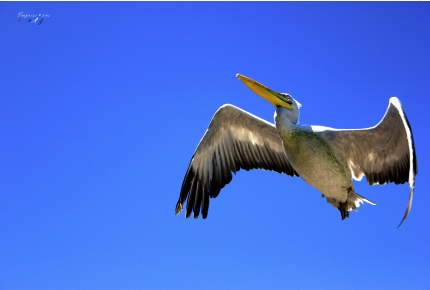
#> input picture Project_3/bird.png, 430 x 290 px
$ jupyter execute --allow-errors svd_2.ipynb
#> lines starting #> are read from the running program, lines starting #| are printed output that depends on the picture
# Activity 1

[cell 1]
import numpy as np
import matplotlib.pyplot as plt
from skimage import io, transform


def compress_image_and_plot(k_values):
    # Load a color image
    RGB = io.imread('bird.png')
#> RGB is the input picture: shape (290, 430, 4); mean R, G, B, A 70.4, 110.9, 223.2, 255

    # Resize the image to 512 by 512
    RGB_resized = transform.resize(RGB, (512, 512))
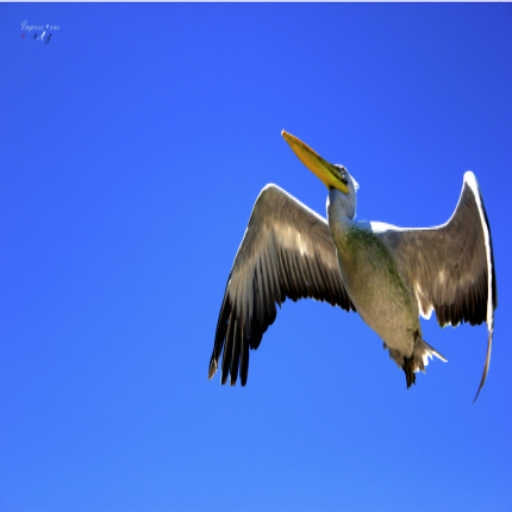
#> RGB_resized: shape (512, 512, 4) float64; mean R, G, B, A 0.276, 0.435, 0.875, 1

    # Flatten each color channel for SVD
    flat_shape = RGB_resized.shape[0], -1
    R_flat = RGB_resized[:, :, 0].reshape(flat_shape)
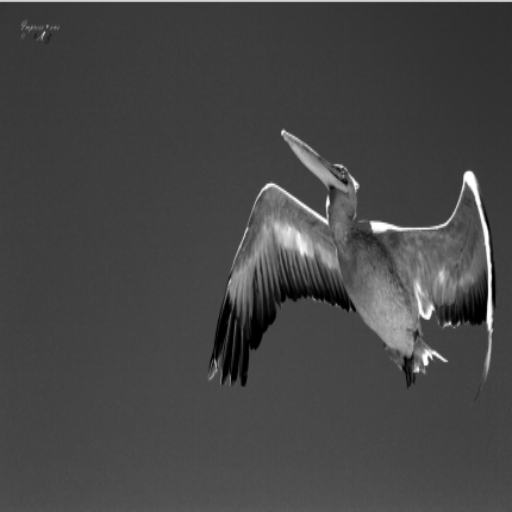
#> R_flat: shape (512, 512) float64; min 0, max 1, mean 0.276
    G_flat = RGB_resized[:, :, 1].reshape(flat_shape)
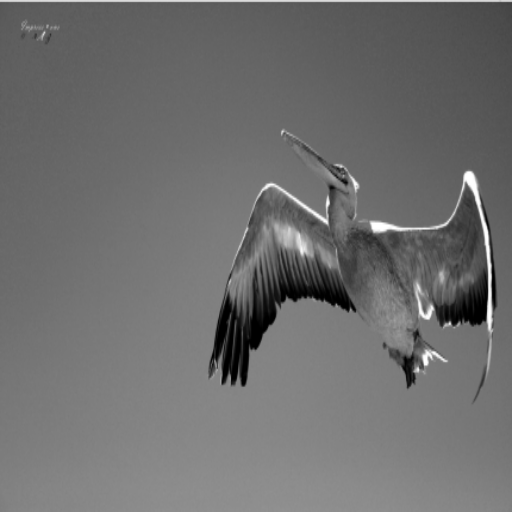
#> G_flat: shape (512, 512) float64; min 0, max 1, mean 0.435
    B_flat = RGB_resized[:, :, 2].reshape(flat_shape)
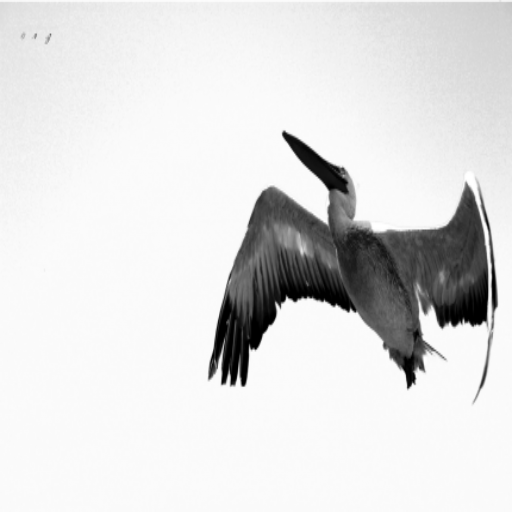
#> B_flat: shape (512, 512) float64; min 0, max 1, mean 0.875

    # Initialize subplots
    num_plots = len(k_values) + 1
    num_rows = 2
    num_cols = 2

    plt.figure(figsize=(12, 12))

    # Plot the original image
    plt.subplot(num_rows, num_cols, 1)
    plt.imshow(RGB_resized)
    plt.axis('image')
    plt.title('ORIGINAL')

    # Iterate over different values of k
    for i, k in enumerate(k_values):
        # Perform SVD on each color channel
        U_R, S_R, Vt_R = np.linalg.svd(R_flat, full_matrices=False)
        U_G, S_G, Vt_G = np.linalg.svd(G_flat, full_matrices=False)
        U_B, S_B, Vt_B = np.linalg.svd(B_flat, full_matrices=False)

        # Reconstruct compressed color channels
        R_comp = U_R[:, :k] @ np.diag(S_R[:k]) @ Vt_R[:k, :]
        G_comp = U_G[:, :k] @ np.diag(S_G[:k]) @ Vt_G[:k, :]
        B_comp = U_B[:, :k] @ np.diag(S_B[:k]) @ Vt_B[:k, :]

        # Stack the compressed color channels to get the compressed color image
        RGB_comp = np.stack([R_comp, G_comp, B_comp], axis=-1)

        # Plot the compressed image
        plt.subplot(num_rows, num_cols, i + 2)
        plt.imshow(RGB_comp)
        plt.axis('image')
        plt.title(f'k = {k}')
#> this loop made 3 passes
#> pass 1, in compress_image_and_plot, `U_R, S_R, Vt_R = np.linalg.svd(R_flat, full_matrices=False)`:
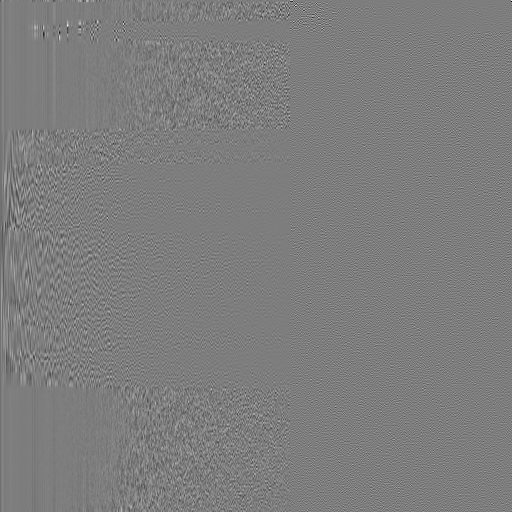
#> U_R: shape (512, 512) float64; min -0.489, max 0.503, mean -7.11e-05; drawn with min black and max white
#> pass 1, in compress_image_and_plot, `U_R, S_R, Vt_R = np.linalg.svd(R_flat, full_matrices=False)`:
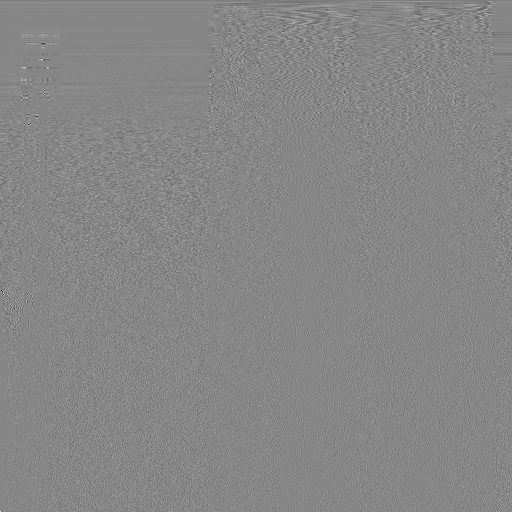
#> Vt_R: shape (512, 512) float64; min -0.709, max 0.633, mean -7.92e-05; drawn with min black and max white
#> pass 1, in compress_image_and_plot, `U_G, S_G, Vt_G = np.linalg.svd(G_flat, full_matrices=False)`:
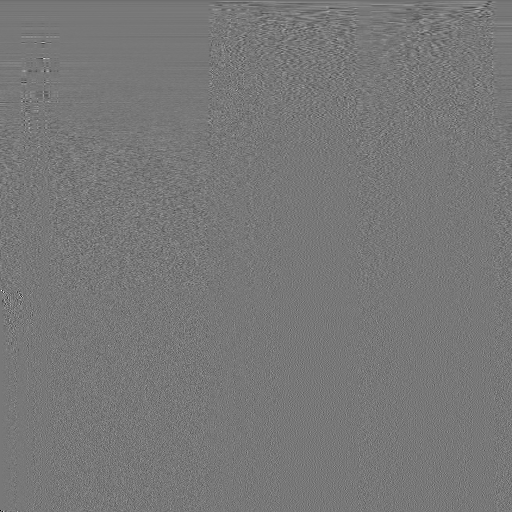
#> Vt_G: shape (512, 512) float64; min -0.59, max 0.663, mean -7.78e-05; drawn with min black and max white

    plt.show()
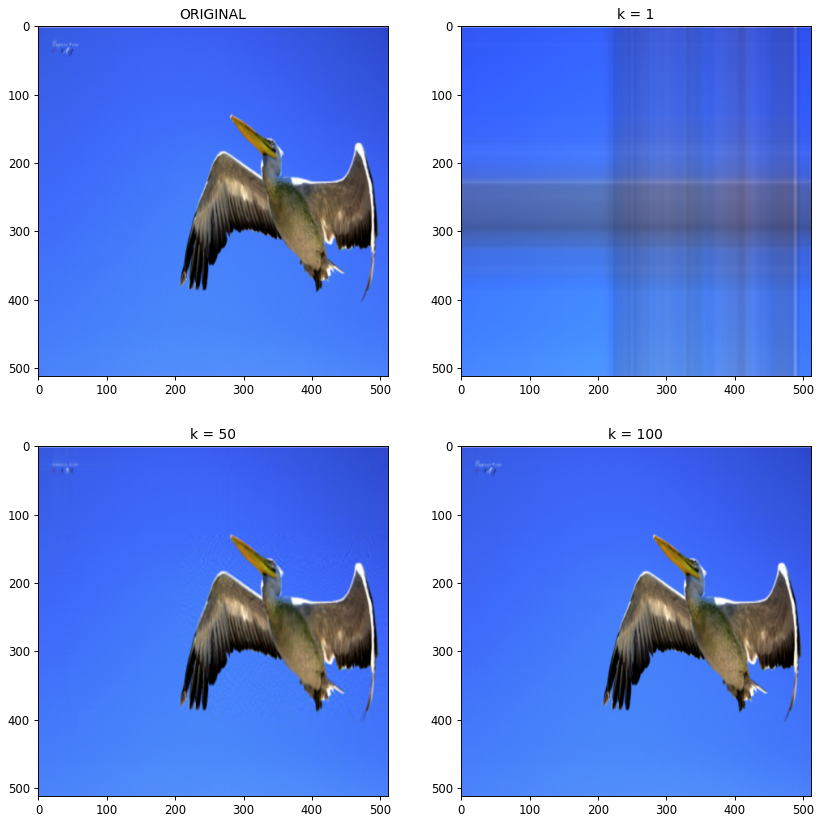
#> figure drawn by matplotlib, 4 panels
    plt.figure()
    plt.plot(S_R, label='Red')
    plt.plot(S_G, label='Green')
    plt.plot(S_B, label='Blue')
    plt.title('Singular Values of the Color Image')
    plt.xlabel('Index')
    plt.ylabel('Singular Value')
    plt.legend()

    plt.tight_layout()
    plt.show()
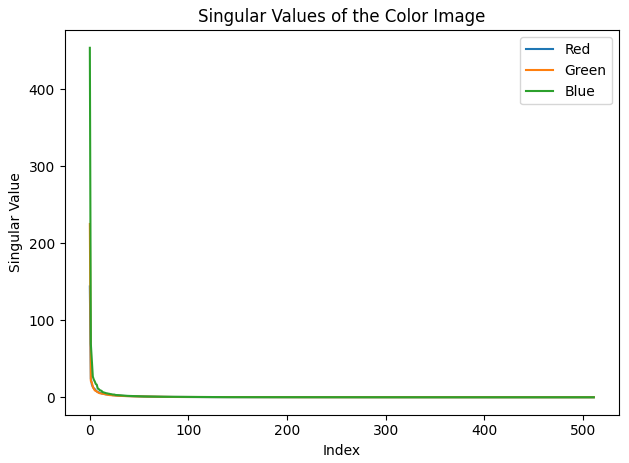
#> figure drawn by matplotlib, 1 panel; curve peaks at x = 0, y = 143.9; curve peaks at x = 0, y = 225.1; curve peaks at x = 0, y = 454
#> (the rest of the program and of its run is left out)
